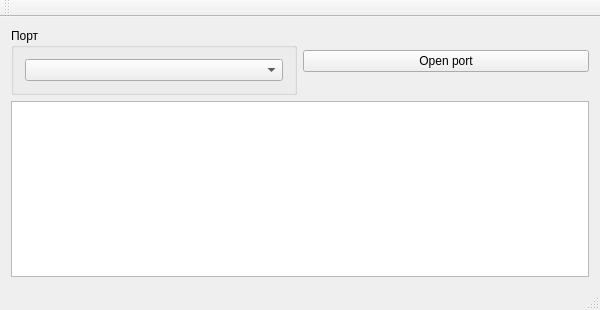
<?xml version="1.0" encoding="UTF-8"?>
<ui version="4.0">
 <class>MainWindow</class>
 <widget class="QMainWindow" name="MainWindow">
  <property name="geometry">
   <rect>
    <x>0</x>
    <y>0</y>
    <width>600</width>
    <height>310</height>
   </rect>
  </property>
  <property name="windowTitle">
   <string>MainWindow</string>
  </property>
  <widget class="QWidget" name="centralWidget">
   <layout class="QVBoxLayout" name="verticalLayout_2">
    <item>
     <layout class="QHBoxLayout" name="horizontalLayout">
      <item>
       <widget class="QGroupBox" name="groupBox">
        <property name="title">
         <string>Порт</string>
        </property>
        <layout class="QVBoxLayout" name="verticalLayout">
         <item>
          <widget class="QComboBox" name="comboBox"/>
         </item>
        </layout>
       </widget>
      </item>
      <item>
       <widget class="QPushButton" name="pushButtonOpenClose">
        <property name="text">
         <string>Open port</string>
        </property>
       </widget>
      </item>
     </layout>
    </item>
    <item>
     <widget class="QTextEdit" name="textEdit"/>
    </item>
   </layout>
  </widget>
  <widget class="QMenuBar" name="menuBar">
   <property name="geometry">
    <rect>
     <x>0</x>
     <y>0</y>
     <width>600</width>
     <height>21</height>
    </rect>
   </property>
  </widget>
  <widget class="QToolBar" name="mainToolBar">
   <attribute name="toolBarArea">
    <enum>TopToolBarArea</enum>
   </attribute>
   <attribute name="toolBarBreak">
    <bool>false</bool>
   </attribute>
  </widget>
  <widget class="QStatusBar" name="statusBar"/>
 </widget>
 <layoutdefault spacing="6" margin="11"/>
 <resources/>
 <connections/>
</ui>
